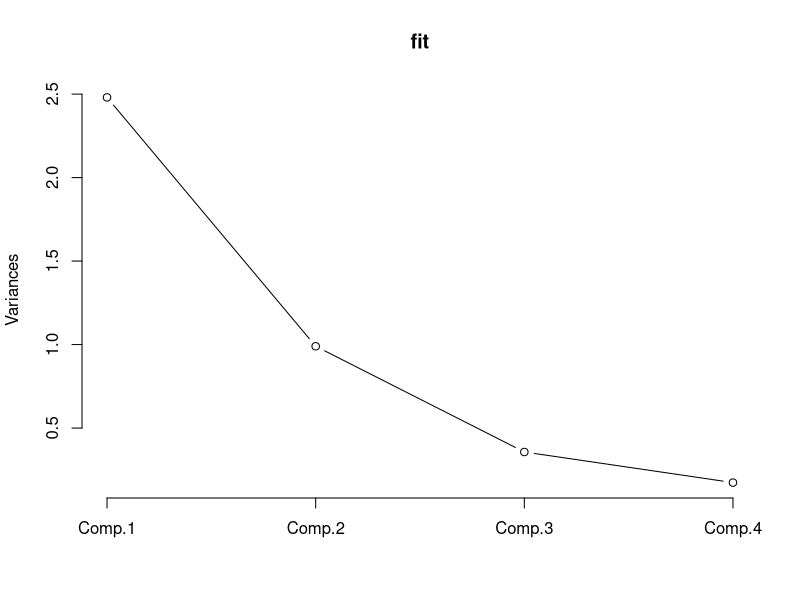
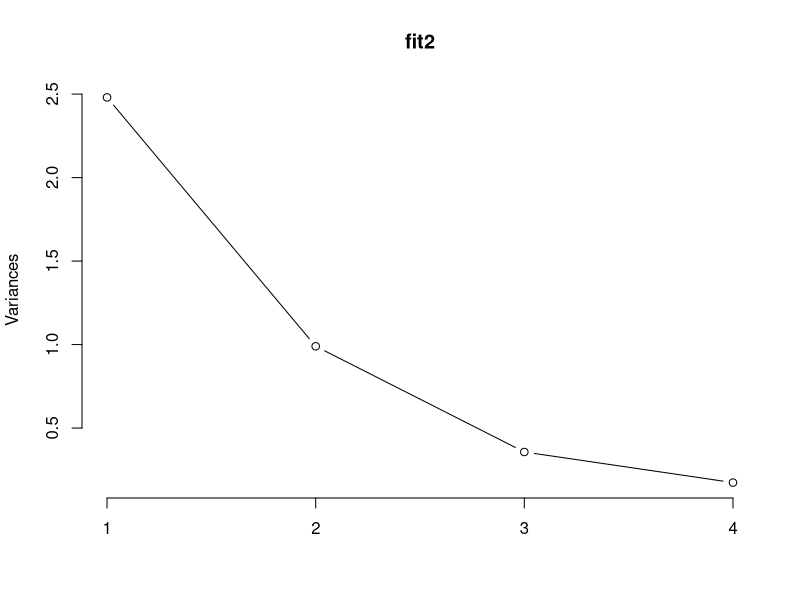
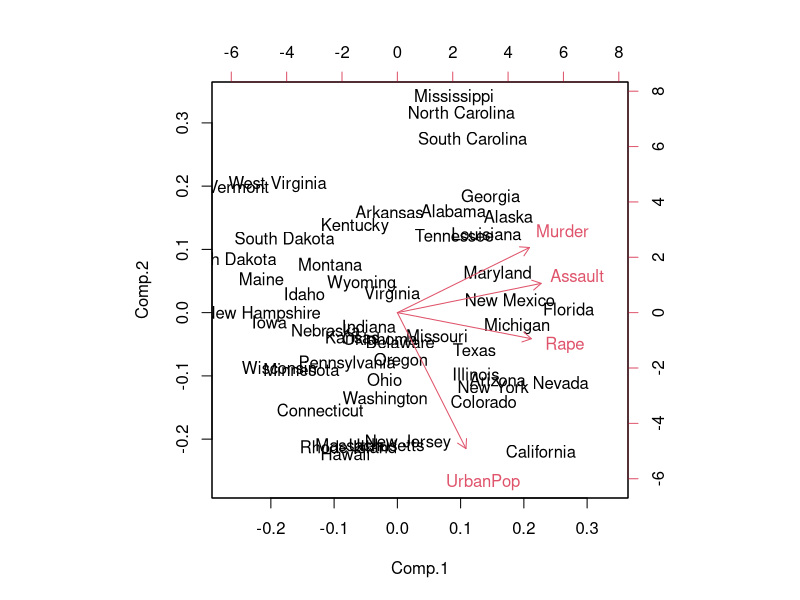
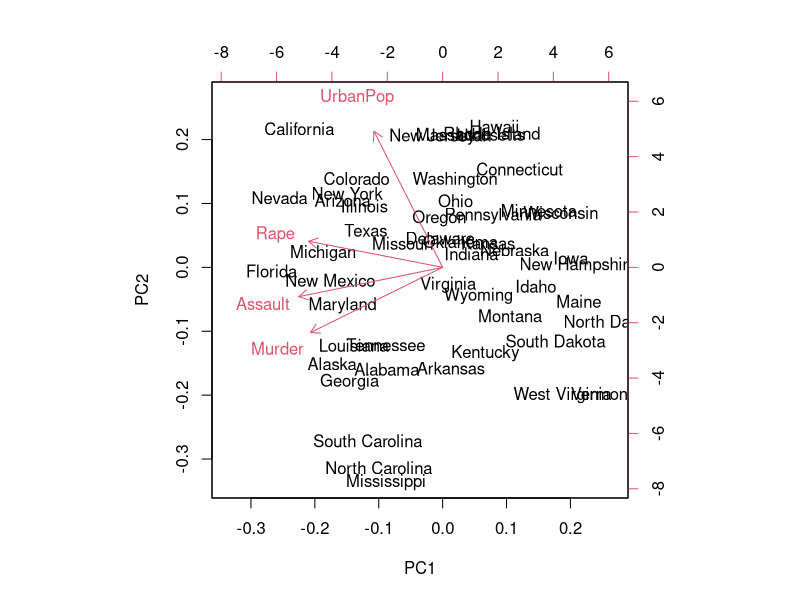

Recreate these plots in R, in order.
#dataset 로드
library(datasets)
data("USArrests")
summary(USArrests)

#주성분 분석 (PCA) fitting
#cor 공분산 행렬이 아닌 상관계수 행렬 사용
# 상관계수행렬 또는 공분산행렬에 대한 Eigenvalue Decomposition(고유근분해)을 이용하여 계산
fit <- princomp(USArrests, cor = TRUE)
summary(fit)

#prcomp 함수 center 가운데로 0, scale 표준화 T
#원 데이터에 대해 SVD(Singular Value Decomposition : 특이값분해)를 수행하여 계산
fit2 <- prcomp(USArrests, scale=TRUE)

#주성분 PC들의 로딩벡터
loadings(fit)

#첫번째 성분에 대한 식
#y = 0.536*Murder + 0.583*Assault + 0.278*UrbanPop+ 0.543*Rape

#scree plot - 주성분의 분산 plot
plot(fit, type = "lines")
plot(fit2, type = "lines")
#모든 관측치 /변수를 주성분으로 표현
fit$scores

#첫 번쨰와 두번쨰 주성분의 좌표에 관측치들을 그린 plot
biplot(fit)
biplot(fit2)

#결과 첫 번째 주성분이 Assault, Murder, Rape와 비슷한 방향을 가짐
#두 번째 주성분은 urban pop과 상대적으로 평행하기에 urban pop에 큰 영향을 받았음